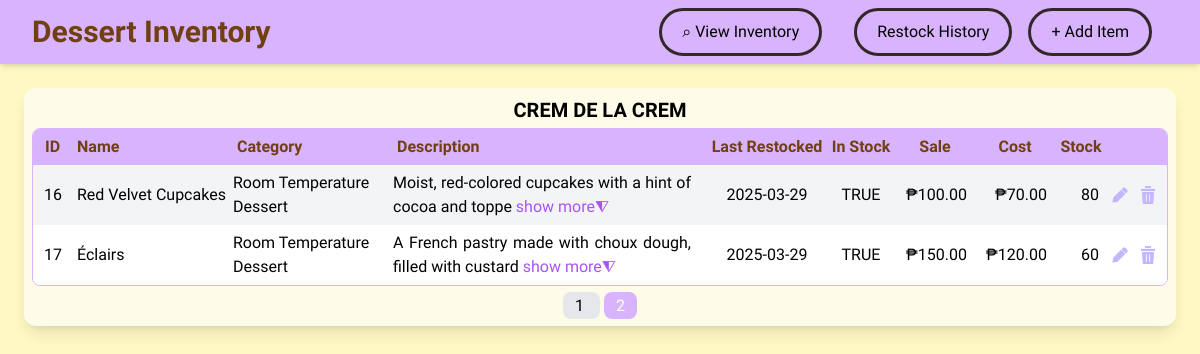
Before: /?page=2 with the older database file.
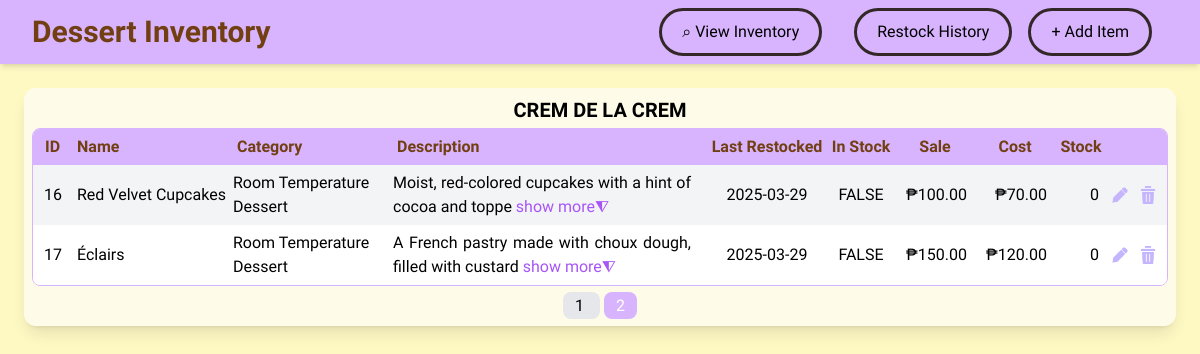
After: the same page with the newer database file.
### tables this page shows
CREATE TABLE IF NOT EXISTS `crem_de_la_crem` (
    id INT PRIMARY KEY AUTO_INCREMENT,
    name VARCHAR(100) NOT NULL,
    category VARCHAR(100),
    description TEXT,
    image_path VARCHAR(255),
    last_restocked DATE NOT NULL,
    is_available TINYINT(1) NOT NULL DEFAULT 1,
    sell_price FLOAT NOT NULL,
    cost_price FLOAT NOT NULL,
    quantity INT NOT NULL,
    active TINYINT(1) NOT NULL DEFAULT 1
);

### db.php (called while the page is built, shortened)
<?php
$table = "crem_de_la_crem";
$tableName = strtoupper(str_replace("_", " ", $table));
?>

### read-database.php (shortened to what this page needs)
<?php
require 'db.php';
$limit = 15;
$page = isset($_GET['page']) ? $_GET['page'] : 1;
$offset = ($page - 1) * $limit;
$sql = "SELECT * FROM $table WHERE active = 1 LIMIT $limit OFFSET $offset";
$result = $conn->query($sql);
if ($result->num_rows > 0){
    echo "<h1 class='text-xl font-semibold text-center'>$tableName</h1>
    <div class='border border-purple-300 rounded-lg overflow-hidden mt-1'>
    <table class='border-collapse w-full text-left'>
        <thead class='bg-purple-300 text-yellow-900'>
            <tr>
                <th class='font-semibold py-1.5 px-1 pl-3 w-10'>ID</th>
                <th class='font-semibold py-1.5 px-1 w-40'>Name</th>
                <th class='font-semibold py-1.5 px-1 w-40'>Category</th>
                <th class='font-semibold py-1.5 px-1'>Description</th>"
                 .
                "<th class='font-semibold py-1.5 px-1 text-center w-30'>Last Restocked</th>
                <th class='font-semibold py-1.5 px-1 text-center w-17'>In Stock</th>
                <th class='font-semibold py-1.5 px-1 text-center w-20'>Sale</th>
                <th class='font-semibold py-1.5 px-1 text-center w-20'>Cost</th>
                <th class='font-semibold py-1.5 px-1 text-center w-13'>Stock</th>
                <th class='font-semibold py-1.5 px-1 w-8'></th>
                <th class='font-semibold py-1.5 px-1 w-7'></th>
            </tr>
        </thead>";
    $rowCnt = 0;
    while ($row = $result->fetch_assoc()){
        $category = str_replace("_", " ", $row["category"]);
        $shortDesc = strlen($row["description"]) > 58 ? substr($row["description"], 0, 58) : $row["description"];
        $row["description"] = !empty($row["description"]) ? $row["description"] : "No description available.";
        $row['cost_price'] = number_format(floatval($row['cost_price']), 2);
        $row['sell_price'] = number_format(floatval($row['sell_price']), 2);
        echo ($rowCnt%2==0) ? "<tr class='bg-gray-100'>" : "<tr class='bg-white'>" ;
        $rowCnt++;
        echo "<td class='text-center'>" . $row["id"] . "</td>
            <td class='pl-1'>" . $row["name"] . "</td>
            <td>" . $category . "</td>
            <td class='text-justify py-1.5 pr-4'>
                <div class='description-container'>";
                if (strlen($row["description"]) >58) {
                    echo "<span class='short-description'>
                        " . htmlspecialchars($shortDesc) . "
                        <a href='#' class='expand-link text-purple-500'>show more⧨</a>
                    </span>
                    <span class='full-description hidden'>
                        " . htmlspecialchars($row["description"]) . "
                        <a href='#' class='collapse-link text-purple-500'>hide◭</a>
                    </span>";
                } else {
                    echo $row["description"];
                }
        echo    "</div>
            </td>"
             .
            "<td class='text-center'>" . $row["last_restocked"] . "</td>
            <td class='text-center'>" . ($row["is_available"] ? "TRUE" : "FALSE") . "</td>
            <td class='text-right pr-2'>₱" . $row["sell_price"] . "</td>
            <td class='text-right pr-2'>₱" . $row["cost_price"] . "</td>
            <td class='text-right pr-2'>" . $row["quantity"] . "</td>
            <td class='p-1'>
                <a href='edit-item-form.php?id=" . $row['id'] . "'>
                    <img src='src/edit.png' alt='edit' width='18px'>
                </a>
            </td>
            <td>
                <a href='delete-item-form.php?id=" . $row['id'] . "'>
                    <img src='src/delete.png' alt='delete' width='18px'>
                </a>
            </td>
        </tr>";
    }
    echo "</table></div>";
} else {
    echo "0 results found.";
}
?>

Changed rows visible on the page:
changed crem_de_la_crem "Red Velvet Cupcakes": quantity "80" → "0"; is_available "TRUE" → "FALSE"
changed crem_de_la_crem "Éclairs": quantity "60" → "0"; is_available "TRUE" → "FALSE"
